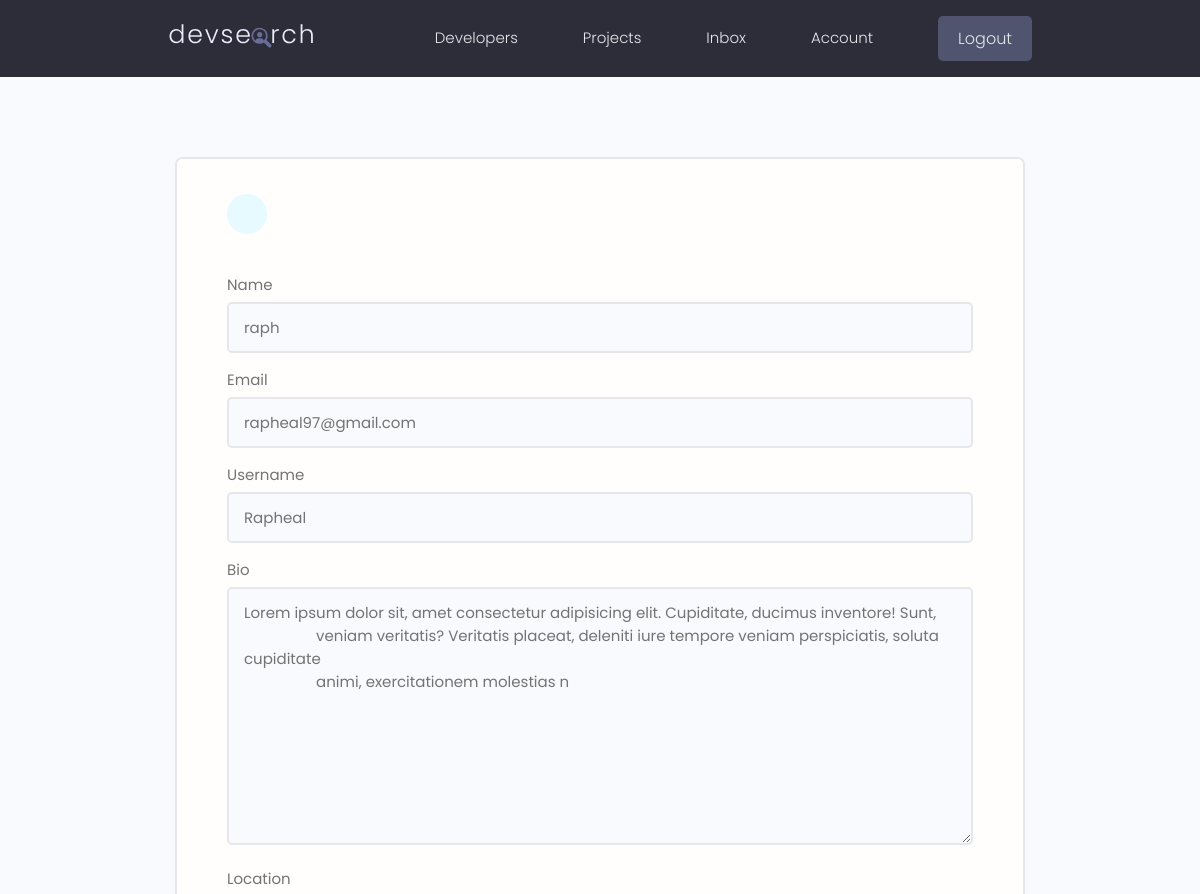
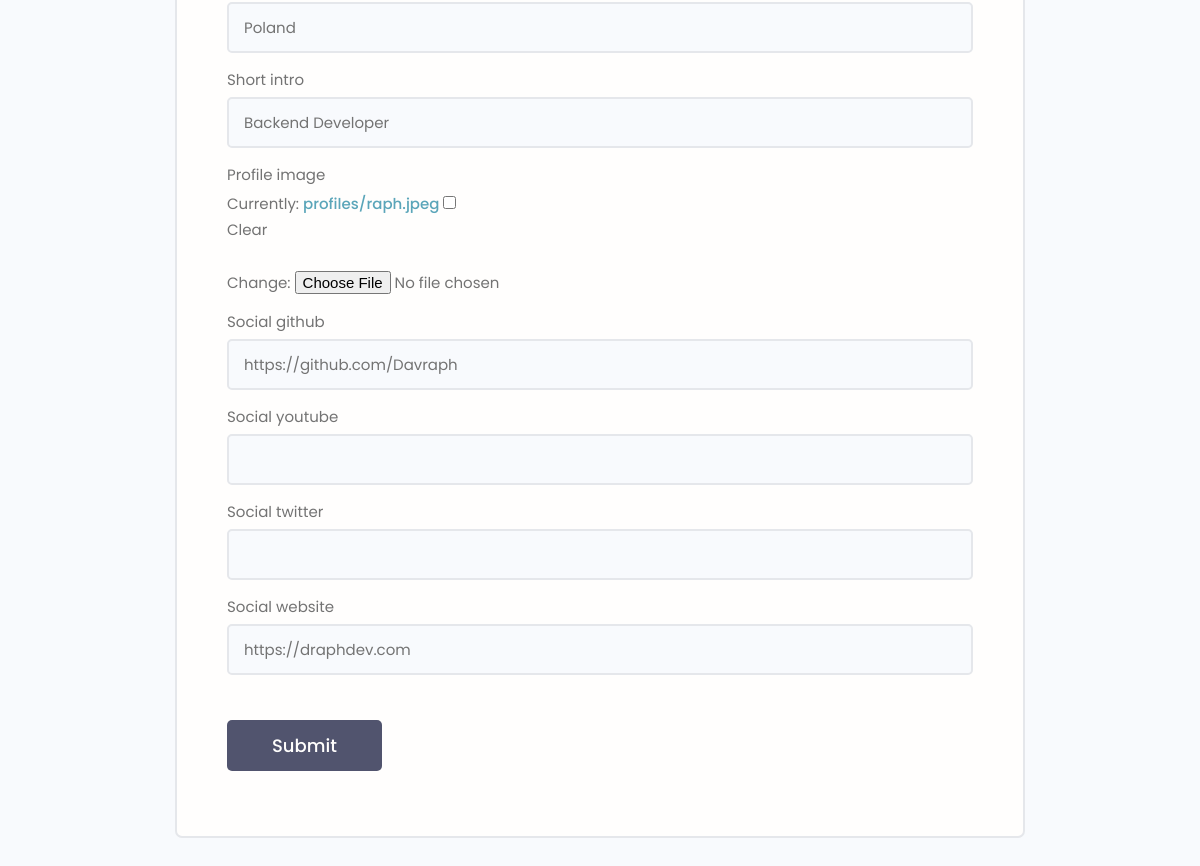
The page /edit-account/ (signed in) on the database its author committed (2 pictures, top to bottom).
### users/models.py (models this page shows, shortened)
class Profile(models.Model):
    user = models.OneToOneField(
        User, on_delete=models.CASCADE, null=True, blank=True)
    name = models.CharField(max_length=200, blank=True, null=True)
    email = models.EmailField(max_length=500, blank=True, null=True)
    username = models.CharField(max_length=200, blank=True, null=True)
    location = models.CharField(max_length=200, blank=True, null=True)
    short_intro = models.CharField(max_length=200, blank=True, null=True)
    bio = models.TextField(blank=True, null=True)
    profile_image = models.ImageField(
        null=True, blank=True, upload_to='profiles/', default="profiles/user-default.png")
    social_github = models.CharField(max_length=200, blank=True, null=True)
    social_twitter = models.CharField(max_length=200, blank=True, null=True)
    social_linkedin = models.CharField(max_length=200, blank=True, null=True)
    social_youtube = models.CharField(max_length=200, blank=True, null=True)
    social_website = models.CharField(max_length=200, blank=True, null=True)
    created = models.DateTimeField(auto_now_add=True)
    id = models.UUIDField(default=uuid.uuid4, unique=True,
                          primary_key=True, editable=False)
    phone_number = models.CharField(max_length=12, blank=True)

### users/views.py (the view)
# urls.py: path('edit-account/', views.editAccount ,name="edit-account"),
@login_required(login_url='login')
def editAccount(request):
    profile = request.user.profile
    form = ProfileForm(instance=profile)
    if request.method == 'POST':
        form = ProfileForm(request.POST, request.FILES, instance=profile)
        if form.is_valid():
            form.save()
            return redirect('account')
    context = {
        'form': form
    }
    return render(request, 'users/profile_form.html', context )

### users/forms.py
class ProfileForm(ModelForm):
    class Meta:
        model = Profile
        fields = ['name', 'email', 'username', 'bio',
        'location', 'short_intro', 'profile_image',
        'social_github', 'social_youtube', 'social_twitter', 'social_website']
    def __init__(self, *args, **kwargs):
        super(ProfileForm, self).__init__(*args, **kwargs)
        for name,field in self.fields.items():
            field.widget.attrs.update({'class':'input'})

### users/templates/users/profile_form.html (shortened to what this page needs)
{% extends 'main.html' %}
{% block content %}
<main class="formPage my-xl">
    <div class="content-box">
        <div class="formWrapper">
            <a class="backButton" href="{% url 'account' %}"></a>
            <br>
            <form class="form" method="POST" action="{% url 'edit-account' %}", enctype="multipart/form-data">
               {% for field in form %}
                   <div class="form__field">
                    <label for="formInput#text">{{field.label}}</label>
                    {{field}}
                </div>
               {% endfor %}
                <input class="btn btn--sub btn--lg  my-md" type="submit" value="Submit" />
            </form>
        </div>
    </div>
</main>
{% endblock content %}

### static/styles/app.css (style rules this page uses)
:root { --color-sub: #2d2d39; }
.btn--sub { background-color: var(--color-sub-light); }
.content-box { width: 95%; max-width: 85rem; margin: 0 auto; }
.backButton { background: var(--color-main-light); color: var(--color-main); width: 4rem; height: 4rem; display: flex; align-items: center; justify-content: center; border-radius: 50%; }
.formPage .formWrapper { list-style: none; background: var(--color-white); padding: 3.5rem 5rem; border: 2px solid var(--color-light); border-radius: 0.7rem; }

### static/uikit/styles/modules/_variables.css (style rules this page uses)
:root { --color-main: #5aa5b9; --color-main-light: #e6faff; --color-sub: #3f4156; --color-sub-light: #51546e; --color-sub-lighter: #ededfd; --color-text: #737373; --color-gray: #8b8b8b; --color-light: #e5e7eb; --color-light-gray: #767676; --color-bg: #f8fafd; --color-white: #fffefd; --color-white-light: #f3f3f3; --color-success: #359e64; --color-success-bg: #def8e8; --color-error: #fc4b0b; --color-error-bg: #fff2ee; --font-base: 'Poppins', arial, helvetica, 'Segoe UI', roboto, ubuntu, sans-serif; --font-monospace: 'Fira Code', 'Courier New', courier, monospace; --font-regular: 300; --font-medium: 500; --font-bold: 700; --generic-shadow: 1px 1px 5px #00000010; --generic-transition: all 0.3s ease-in-out; }

### static/uikit/styles/modules/_base.css (style rules this page uses)
* { margin: 0; padding: 0; box-sizing: border-box; text-rendering: optimizeLegibility; color: inherit; font-size: inherit; }
html { font-size: 50%; }
@media only screen and (min-width: 480px) { html { font-size: 56.25%; } }
@media only screen and (min-width: 1200px) { html { font-size: 62.5%; } }
body { line-height: 1.6; font-weight: 400; font-size: 1.5rem; color: var(--color-text); background-color: var(--color-bg); min-height: 100vh; }

### static/uikit/styles/modules/_typography.css (style rules this page uses)
* { font-family: var(--font-base); }
a { padding-bottom: 2px; text-decoration: none; display: inline-block; color: var(--color-main); font-weight: var(--font-medium); }

### static/uikit/styles/modules/_utilities.css (style rules this page uses)
.my-md { margin: 3rem auto; }
.my-xl { margin: 8rem auto; }

### static/uikit/styles/modules/_button.css (style rules this page uses)
.btn { display: inline-block; position: relative; cursor: pointer; background-color: var(--color-light); font-weight: var(--font-medium); color: var(--color-sub); text-decoration: none; padding: 1rem 2rem; border-radius: 0.5rem; border: none; width: -webkit-fit-content; width: -moz-fit-content; width: fit-content; height: -webkit-fit-content; height: -moz-fit-content; height: fit-content; font-size: 1.6rem; outline-width: 0; outline-color: transparent; -webkit-backface-visibility: hidden; backface-visibility: hidden; transition: all 0.3s ease-in-out; }
.btn--sub { background-color: var(--color-sub); color: var(--color-white); }
.btn--lg { font-size: 1.8rem; padding: 1.2rem 4.5rem; }

### static/uikit/styles/modules/_form.css (style rules this page uses)
.form { display: block; }
.form__field { margin-top: 1.5rem; margin-bottom: 1.5rem; }
.form__label, .form__field > label { display: block; margin-bottom: 0.5rem; color: var(--color-text); }
input.input[type='text'], input.input[type='email'], input.input[type='password'], input.input[type='number'], select.input, textarea.input { min-width: 24rem; width: 100%; padding: 1.2rem 1.5rem; border-radius: 0.5rem; border: 2px solid var(--color-light); transition: all 0.3s ease-in-out; background-color: var(--color-bg); }

### rows shown on the page
Profile: form "raph" "rapheal97@gmail.com" "Rapheal" "Lorem ipsum dolor sit, amet consectetur adipisicing elit. Cupiditate, ducimus inventore! Sunt, veniam veritatis? Veritatis placeat, deleniti iure tempore veniam perspiciatis, soluta cupiditate animi, exercitationem molestias n" "Poland" "Backend Developer" "https://github.com/Davraph" "https://draphdev.com"

### other values the page prints
{{ field.label }} "Name" "Email" "Username" "Bio" "Location" "Short intro" "Profile image" "Social github" "Social youtube" "Social twitter" "Social website"
